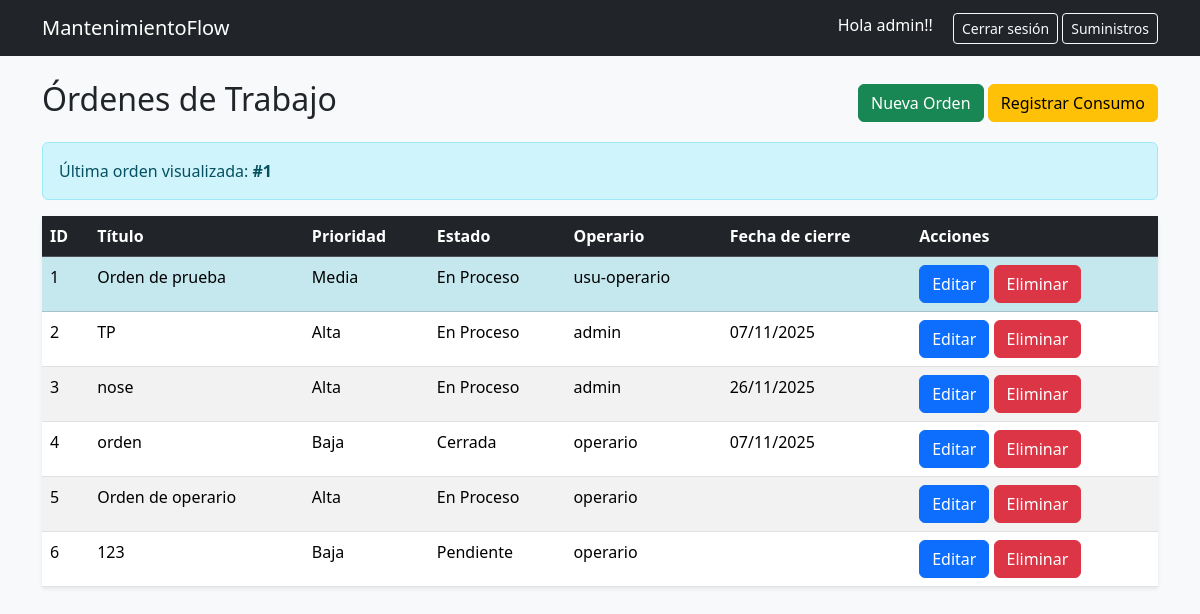
Before: / (signed in) with the older database file.
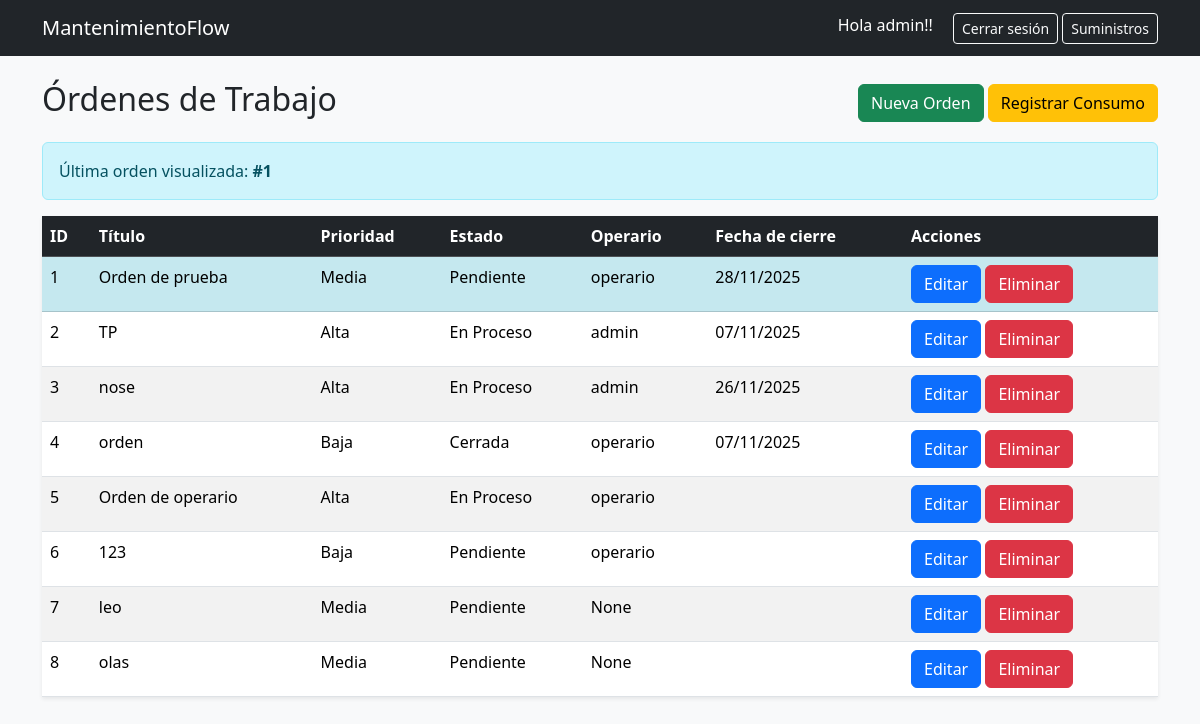
After: the same page with the newer database file.
### mantenimiento/models.py (models this page shows, shortened)
class OrdenDeTrabajo(models.Model):
    PRIORIDAD = [
        ('Baja', 'Baja'),
        ('Media', 'Media'),
        ('Alta', 'Alta')
    ]
    ESTADO = [
        ('Pendiente', 'Pendiente'),
        ('En Proceso', 'En Proceso'),
        ('Cerrada', 'Cerrada')
    ]
    titulo = models.CharField(max_length=100)
    descripcion_falla = models.TextField()
    prioridad = models.CharField(max_length=10, choices=PRIORIDAD)
    fecha_creacion = models.DateField(auto_now_add=True)
    fecha_cierre_real = models.DateField(null=True, blank=True)
    estado = models.CharField(max_length=15, choices=ESTADO, default='Pendiente')
    creador = models.ForeignKey(User, related_name='ordenes_creadas', on_delete=models.CASCADE)
    operario_asignado = models.ForeignKey(User, related_name='ordenes_asignadas', null=True, blank=True, on_delete=models.SET_NULL)

### mantenimiento/views.py (the view)
# urls.py: path('', views.orden_list, name='orden_list'),
@login_required
def orden_list(request):
    user = request.user
    if user.groups.filter(name='Operario').exists():
        ordenes = OrdenDeTrabajo.objects.filter(creador=user) | OrdenDeTrabajo.objects.filter(operario_asignado=user)
    else:
        ordenes = OrdenDeTrabajo.objects.all()
    ultima = request.session.get('ultima_orden')
    return render(request, 'orden_list.html', {'ordenes': ordenes, 'ultima_orden': ultima})

### mantenimiento/templates/orden_list.html (shortened to what this page needs)
{% extends "base.html" %}
{% block content %}
<div class="d-flex justify-content-between align-items-center mb-3">
  <h2>Órdenes de Trabajo</h2>
  <div>
    {% if perms.mantenimiento.add_ordendetrabajo %}
    <a href="{% url 'crear_orden' %}" class="btn btn-success">Nueva Orden</a>
    {% endif %}
    {% if perms.mantenimiento.add_consumosuministro %}
    <a href="{% url 'registrar_consumo' %}" class="btn btn-warning">Registrar Consumo</a>
    {% endif %}
  </div>
</div>
{% if ultima_orden %}
  <div class="alert alert-info">
    Última orden visualizada: <strong>#{{ ultima_orden }}</strong>
  </div>
{% endif %}
{% if ordenes %}
  <table class="table table-striped shadow-sm">
    <thead class="table-dark">
      <tr>
        <th>ID</th>
        <th>Título</th>
        <th>Prioridad</th>
        <th>Estado</th>
        <th>Operario</th>
        <th>Fecha de cierre</th>
        <th>Acciones</th>
      </tr>
    </thead>
    <tbody>
      {% for orden in ordenes %}
      <tr {% if orden.id|stringformat:"s" == ultima_orden|stringformat:"s" %}class="table-info"{% endif %}>
        <td>{{ orden.id }}</td>
        <td>{{ orden.titulo }}</td>
        <td>{{ orden.prioridad }}</td>
        <td>{{ orden.estado }}</td>
        <td>{{ orden.operario_asignado }}</td>
        <td>{{ orden.fecha_cierre_real|date:"d/m/Y" }}</td>
        <td>
          {% if perms.mantenimiento.change_ordendetrabajo %}
            <a href="{% url 'asignar_orden' orden.id %}" class="btn btn-primary ">Editar</a>
          {% endif %}
          {% if perms.mantenimiento.delete_ordendetrabajo %}
            <a href="{% url 'eliminar_orden' orden.id %}" class="btn btn-danger">Eliminar</a>
          {% endif %}
        </td>
      </tr>
      {% endfor %}
    </tbody>
  </table>
{% else %}
  <div class="alert alert-secondary text-center">
    No hay órdenes registradas.
  </div>
{% endif %}
{% endblock %}

Changed rows visible on the page:
changed OrdenDeTrabajo "Orden de prueba": estado "En Proceso" → "Pendiente"; operario_asignado "usu-operario" → "operario"; fecha_cierre_real (not shown) → "28/11/2025"
added OrdenDeTrabajo: id "7", titulo "leo", prioridad "Media", estado "Pendiente", operario_asignado "None"
added OrdenDeTrabajo: id "8", titulo "olas", prioridad "Media", estado "Pendiente", operario_asignado "None"
